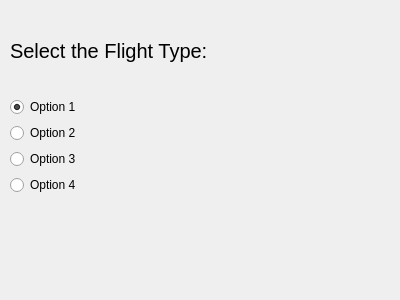
<?xml version="1.0" encoding="UTF-8"?>
<ui version="4.0">
 <class>Form</class>
 <widget class="QWidget" name="Form">
  <property name="geometry">
   <rect>
    <x>0</x>
    <y>0</y>
    <width>400</width>
    <height>300</height>
   </rect>
  </property>
  <property name="windowTitle">
   <string>Form</string>
  </property>
  <widget class="QWidget" name="">
   <property name="geometry">
    <rect>
     <x>10</x>
     <y>10</y>
     <width>291</width>
     <height>271</height>
    </rect>
   </property>
   <layout class="QVBoxLayout" name="verticalLayout">
    <item>
     <widget class="QLabel" name="label">
      <property name="font">
       <font>
        <pointsize>15</pointsize>
       </font>
      </property>
      <property name="text">
       <string>Select the Flight Type:</string>
      </property>
     </widget>
    </item>
    <item>
     <widget class="QRadioButton" name="radioButton">
      <property name="text">
       <string>Option 1</string>
      </property>
      <property name="checked">
       <bool>true</bool>
      </property>
     </widget>
    </item>
    <item>
     <widget class="QRadioButton" name="radioButton_3">
      <property name="text">
       <string>Option 2</string>
      </property>
     </widget>
    </item>
    <item>
     <widget class="QRadioButton" name="radioButton_2">
      <property name="text">
       <string>Option 3</string>
      </property>
     </widget>
    </item>
    <item>
     <widget class="QRadioButton" name="radioButton_4">
      <property name="text">
       <string>Option 4</string>
      </property>
     </widget>
    </item>
    <item>
     <widget class="QLabel" name="label_2">
      <property name="text">
       <string/>
      </property>
     </widget>
    </item>
   </layout>
  </widget>
 </widget>
 <resources/>
 <connections/>
</ui>
